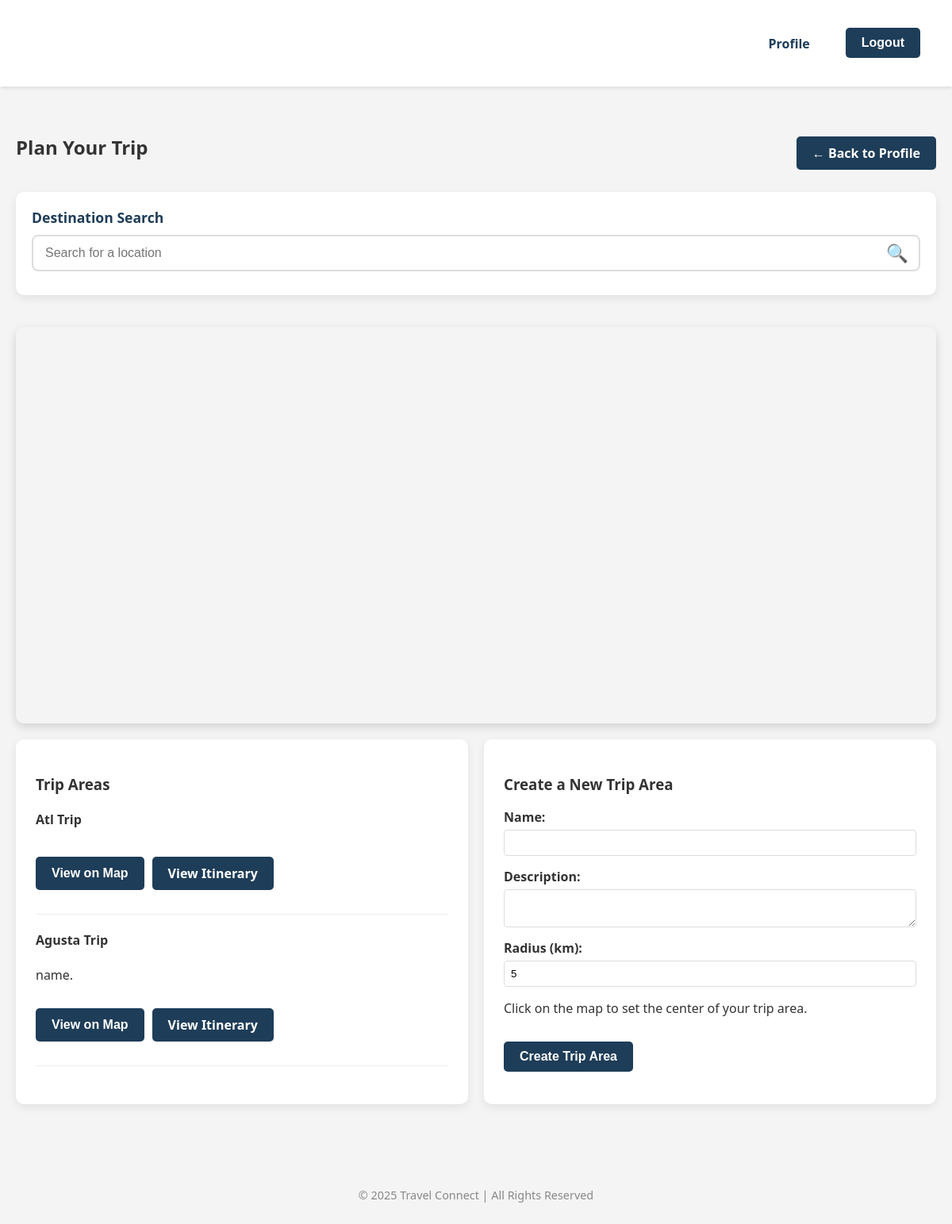
Page /map/ (signed in) on the earlier database version.
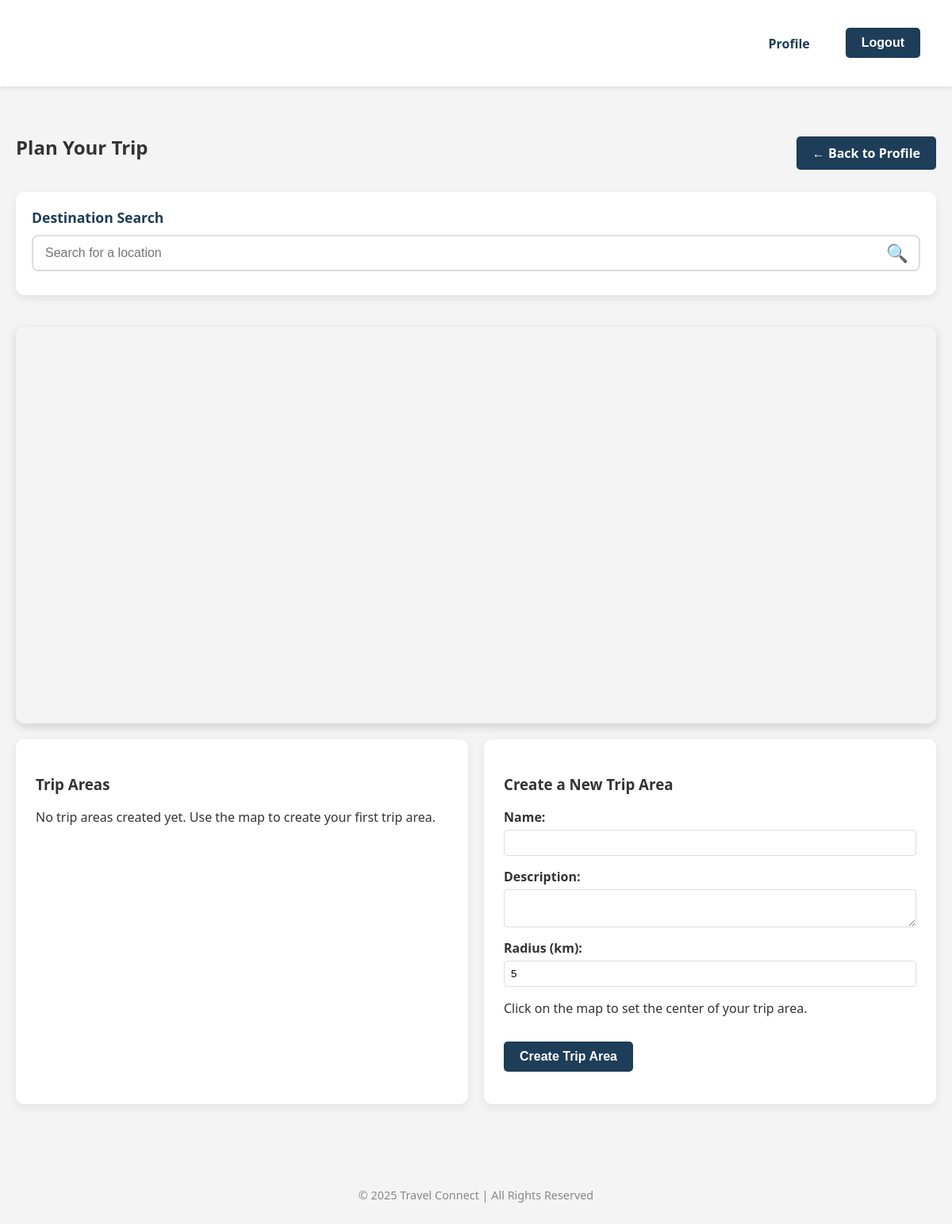
Same page on the later database version.
### pages/models.py (models this page shows, shortened)
class TripArea(models.Model):
    user = models.ForeignKey(User, on_delete=models.CASCADE, related_name='trip_areas')
    name = models.CharField(max_length=100)
    description = models.TextField(blank=True)
    latitude = models.FloatField()
    longitude = models.FloatField()
    radius = models.FloatField()  # in kilometers
    created_at = models.DateTimeField(auto_now_add=True)

### pages/views.py (the view, shortened to what this page needs)
# urls.py: path('map/', views.map_ui, name='map_ui'),
@login_required
def map_ui(request):
    api_key = 'AIzaSyCIGrBb--vJ9luPpJjnwUDfp92ER04umMI'
    trip_areas = TripArea.objects.filter(user=request.user)
    return render(request, 'pages/map_ui.html', {
        'api_key': api_key,
        'trip_areas': trip_areas
    })

### pages/templates/pages/map_ui.html (shortened to what this page needs)
{% extends 'pages/base.html' %}
{% block content %}
<div class="map-container">
    <div class="map-header">
        <h2>Plan Your Trip</h2>
        <a href="{% url 'profile' %}" class="btn">← Back to Profile</a>
    </div>
    <div class="map-interface">
        <div class="search-bar-container">
            <div class="search-bar">
                <label for="destination-search">Destination Search</label>
                <div class="search-input-wrapper">
                    <input type="text" id="destination-search" placeholder="Search for a location">
                    <button id="search-button"><i class="search-icon">🔍</i></button>
                </div>
            </div>
        </div>
        <div id="map" style="height: 500px; width: 100%;"></div>
        <div class="map-controls">
            <div class="trip-area-section">
                <h3>Trip Areas</h3>
                {% if trip_areas %}
                    <ul class="trip-areas-list">
                        {% for area in trip_areas %}
                            <li>
                                <h4>{{ area.name }}</h4>
                                <p>{{ area.description }}</p>
                                <div class="trip-area-actions">
                                    <button class="btn view-area" data-lat="{{ area.latitude }}" data-lng="{{ area.longitude }}" data-radius="{{ area.radius }}">View on Map</button>
                                    <a href="{% url 'itineraries' %}?trip_area={{ area.id }}" class="btn">View Itinerary</a>
                                </div>
                            </li>
                        {% endfor %}
                    </ul>
                {% else %}
                    <p>No trip areas created yet. Use the map to create your first trip area.</p>
                {% endif %}
            </div>
            <div class="create-trip-area">
                <h3>Create a New Trip Area</h3>
                <form id="trip-area-form" method="post">
                    <div class="form-group">
                        <label for="name">Name:</label>
                        <input type="text" id="name" name="name" required>
                    </div>
                    <div class="form-group">
                        <label for="description">Description:</label>
                        <textarea id="description" name="description"></textarea>
                    </div>
                    <div class="form-group">
                        <label for="radius">Radius (km):</label>
                        <input type="number" id="radius" name="radius" value="5" min="1" max="100">
                    </div>
                    <p>Click on the map to set the center of your trip area.</p>
                    <button type="submit" class="btn" disabled id="submit-trip-area">Create Trip Area</button>
                </form>
            </div>
        </div>
    </div>
</div>
{% endblock %}

Differences in the rows shown:
no longer on this page (row edited): TripArea: name "Atl Trip"
removed TripArea: name "Agusta Trip", description "name."
Other differences:
text now shown: "No trip areas created yet. Use the map to create your first trip area."
